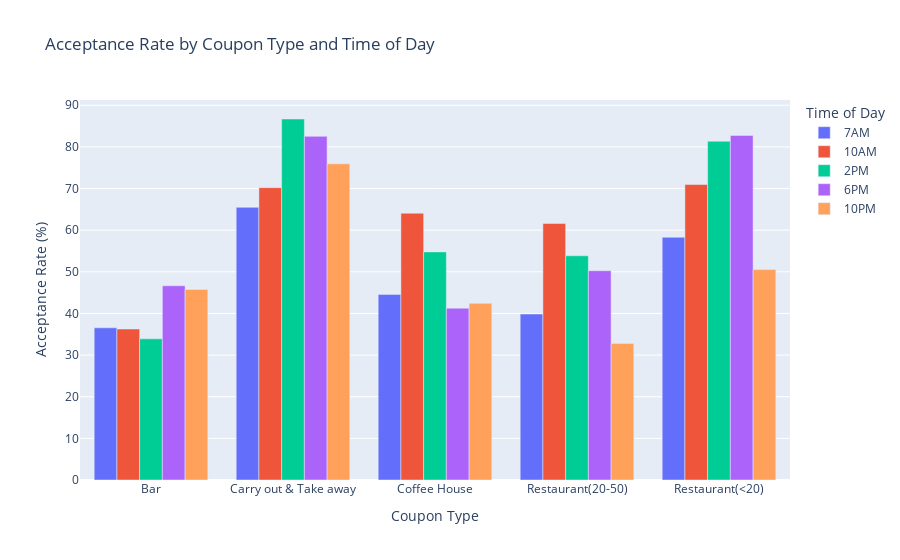

Source (notebook cell):
### Code cell
grouped_acceptance = data.groupby(['coupon', 'time'])['Y'].agg(['mean', 'sum']).reset_index()
grouped_acceptance['acceptance_rate'] = grouped_acceptance['mean'] * 100

order_of_time = ['7AM', '10AM', '2PM', '6PM', '10PM']

fig = px.bar(grouped_acceptance,
             x='coupon',
             y='acceptance_rate',
             color='time',
             barmode='group',
             title='Acceptance Rate by Coupon Type and Time of Day',
             labels={'coupon': 'Coupon Type', 'acceptance_rate': 'Acceptance Rate (%)', 'time': 'Time of Day'},
             category_orders={'time': order_of_time},
             #text = 'mean'
)
fig.show()

### Figure 1 — Plotly figure (JSON) as saved in the notebook; plotly's stock layout.template omitted (floating-point values rounded to 4 significant figures)
{"data": [{"alignmentgroup": "True", "hovertemplate": "Time of Day=7AM<br>Coupon Type=%{x}<br>Acceptance Rate (%)=%{y}<extra></extra>", "legendgroup": "7AM", "marker": {"color": "#636efa", "pattern": {"shape": ""}}, "name": "7AM", "offsetgroup": "7AM", "orientation": "v", "showlegend": true, "textposition": "auto", "type": "bar", "x": ["Bar", "Carry out & Take away", "Coffee House", "Restaurant(20-50)", "Restaurant(<20)"], "xaxis": "x", "y": [36.55, 65.49, 44.58, 39.86, 58.29], "yaxis": "y"}, {"alignmentgroup": "True", "hovertemplate": "Time of Day=10AM<br>Coupon Type=%{x}<br>Acceptance Rate (%)=%{y}<extra></extra>", "legendgroup": "10AM", "marker": {"color": "#EF553B", "pattern": {"shape": ""}}, "name": "10AM", "offsetgroup": "10AM", "orientation": "v", "showlegend": true, "textposition": "auto", "type": "bar", "x": ["Bar", "Carry out & Take away", "Coffee House", "Restaurant(20-50)", "Restaurant(<20)"], "xaxis": "x", "y": [36.26, 70.21, 64.07, 61.61, 70.96], "yaxis": "y"}, {"alignmentgroup": "True", "hovertemplate": "Time of Day=2PM<br>Coupon Type=%{x}<br>Acceptance Rate (%)=%{y}<extra></extra>", "legendgroup": "2PM", "marker": {"color": "#00cc96", "pattern": {"shape": ""}}, "name": "2PM", "offsetgroup": "2PM", "orientation": "v", "showlegend": true, "textposition": "auto", "type": "bar", "x": ["Bar", "Carry out & Take away", "Coffee House", "Restaurant(20-50)", "Restaurant(<20)"], "xaxis": "x", "y": [33.9, 86.7, 54.79, 53.85, 81.35], "yaxis": "y"}, {"alignmentgroup": "True", "hovertemplate": "Time of Day=6PM<br>Coupon Type=%{x}<br>Acceptance Rate (%)=%{y}<extra></extra>", "legendgroup": "6PM", "marker": {"color": "#ab63fa", "pattern": {"shape": ""}}, "name": "6PM", "offsetgroup": "6PM", "orientation": "v", "showlegend": true, "textposition": "auto", "type": "bar", "x": ["Bar", "Carry out & Take away", "Coffee House", "Restaurant(20-50)", "Restaurant(<20)"], "xaxis": "x", "y": [46.64, 82.53, 41.26, 50.26, 82.75], "yaxis": "y"}, {"alignmentgroup": "True", "hovertemplate": "Time of Day=10PM<br>Coupon Type=%{x}<br>Acceptance Rate (%)=%{y}<extra></extra>", "legendgroup": "10PM", "marker": {"color": "#FFA15A", "pattern": {"shape": ""}}, "name": "10PM", "offsetgroup": "10PM", "orientation": "v", "showlegend": true, "textposition": "auto", "type": "bar", "x": ["Bar", "Carry out & Take away", "Coffee House", "Restaurant(20-50)", "Restaurant(<20)"], "xaxis": "x", "y": [45.77, 75.92, 42.42, 32.81, 50.54], "yaxis": "y"}], "layout": {"autosize": true, "barmode": "group", "legend": {"title": {"text": "Time of Day"}, "tracegroupgap": 0}, "title": {"text": "Acceptance Rate by Coupon Type and Time of Day"}, "xaxis": {"anchor": "y", "autorange": true, "domain": [0, 1], "range": [-0.5, 4.5], "title": {"text": "Coupon Type"}, "type": "category"}, "yaxis": {"anchor": "x", "autorange": true, "domain": [0, 1], "range": [0, 91.26], "title": {"text": "Acceptance Rate (%)"}, "type": "linear"}}}
